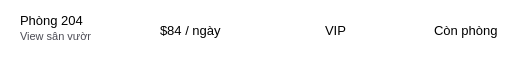
        <widget class="QFrame" name="frame_11">
         <property name="minimumSize">
          <size>
           <width>0</width>
           <height>50</height>
          </size>
         </property>
         <property name="styleSheet">
          <string notr="true">QFrame {
	background-color:white;
	border:transparent;
}</string>
         </property>
         <property name="frameShape">
          <enum>QFrame::StyledPanel</enum>
         </property>
         <property name="frameShadow">
          <enum>QFrame::Raised</enum>
         </property>
         <widget class="QLabel" name="label_46">
          <property name="geometry">
           <rect>
            <x>20</x>
            <y>0</y>
            <width>71</width>
            <height>41</height>
           </rect>
          </property>
          <property name="styleSheet">
           <string notr="true">QLabel {
	font-family: &quot;Montserrat&quot;;
	font-size:10pt;
	background-color:transparent
}</string>
          </property>
          <property name="text">
           <string>Phòng 204</string>
          </property>
         </widget>
         <widget class="QLabel" name="label_47">
          <property name="geometry">
           <rect>
            <x>20</x>
            <y>21</y>
            <width>71</width>
            <height>31</height>
           </rect>
          </property>
          <property name="styleSheet">
           <string notr="true">QLabel {
	font-family: &quot;Montserrat&quot;;
	font-size:8pt;
	background-color:transparent;
	color:#4B4B54;
}</string>
          </property>
          <property name="text">
           <string>View sân vườn</string>
          </property>
         </widget>
         <widget class="QLabel" name="label_48">
          <property name="geometry">
           <rect>
            <x>160</x>
            <y>10</y>
            <width>71</width>
            <height>41</height>
           </rect>
          </property>
          <property name="styleSheet">
           <string notr="true">QLabel {
	font-family: &quot;Montserrat&quot;;
	font-size:10pt;
	background-color:transparent
}</string>
          </property>
          <property name="text">
           <string>$84 / ngày</string>
          </property>
         </widget>
         <widget class="QLabel" name="label_49">
          <property name="geometry">
           <rect>
            <x>320</x>
            <y>10</y>
            <width>31</width>
            <height>41</height>
           </rect>
          </property>
          <property name="styleSheet">
           <string notr="true">QLabel {
	font-family: &quot;Montserrat&quot;;
	font-size:10pt;
	background-color:transparent;
	padding-left:2px
}</string>
          </property>
          <property name="text">
           <string>VIP</string>
          </property>
         </widget>
         <widget class="QLineEdit" name="lineEdit_11">
          <property name="geometry">
           <rect>
            <x>430</x>
            <y>20</y>
            <width>71</width>
            <height>20</height>
           </rect>
          </property>
          <property name="styleSheet">
           <string notr="true">QLineEdit {
	font-family: &quot;Montserrat&quot;;
	font-size:10pt;
	background-color:transparent;
	border:1px;
	padding-left:3px;
}</string>
          </property>
          <property name="text">
           <string>Còn phòng</string>
          </property>
          <property name="readOnly">
           <bool>true</bool>
          </property>
         </widget>
        </widget>
